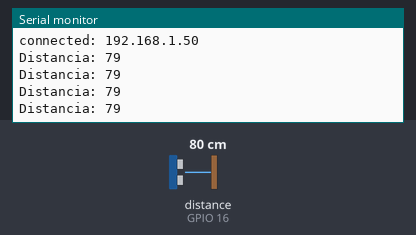
The sketch below on a simulated ESP8266 (NodeMCU). Shown: the last lines printed to the serial monitor. Wiring (inferred from the names in the program): ultrasonic range finder: trigger GPIO 5; echo GPIO 16. Inputs (shaded band) come from the test bench; at power-on: distance to the obstacle (sensor on GPIO 16) 80 cm. The echo pulse lasts 58.3 µs per cm; WiFi joins after 1.5 s; servers stay silent unless stated.

Above: at 2.7 s.
2.8 s: distance to the obstacle (sensor on GPIO 16) set to 2 cm
At 3.47 s:
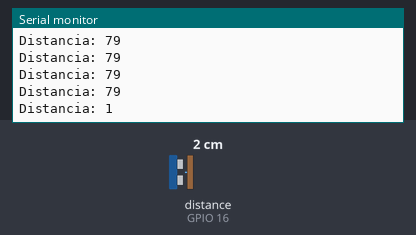
4.3 s: distance to the obstacle (sensor on GPIO 16) set to 4 cm
At 4.47 s:
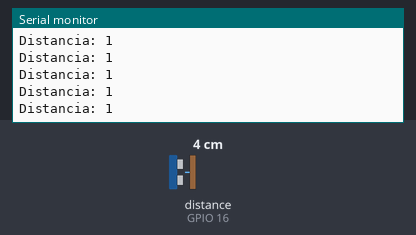
Timing chart, 0 to 7.3 s (numbered marks = the images above; inputs shaded):
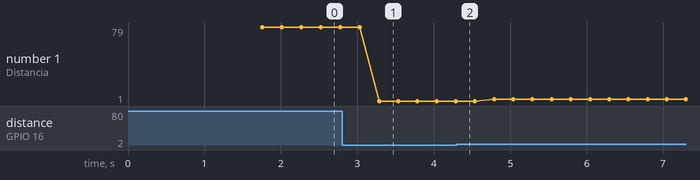

The sketch:

ESP8266.ino
```cpp
#include <ArduinoJson.h>
#include <ESP8266WiFi.h>
#include <FirebaseArduino.h>

// Conexiones.
#define FIREBASE_HOST "smart-trahs.firebaseio.com"
#define FIREBASE_AUTH "cpeSboixPct7MnZofW3gu2OismxlGUyJuKxq9Vem"
#define WIFI_SSID "MICROMERCADO.FAMILIAR"
#define WIFI_PASSWORD "14152969"

//Prueba optica
//# define sensor A0

//Metal
#define Pecho 16
#define Ptrig 5
long duracion;
int distancia;

void setup() {
  Serial.begin(9600);

  // connect to wifi.
  WiFi.begin(WIFI_SSID, WIFI_PASSWORD);
  Serial.print("connecting");
  while (WiFi.status() != WL_CONNECTED) {
    Serial.print(".");
    delay(500);
  }
  Serial.println();
  Serial.print("connected: ");
  Serial.println(WiFi.localIP());

  Firebase.begin(FIREBASE_HOST, FIREBASE_AUTH);

  pinMode(Pecho,INPUT);
  pinMode(Ptrig,OUTPUT);

  //pinMode(sensor,INPUT);
}

int n = 0;

void loop() {

  //int value = 0;
  //value = analogRead(sensor);
  /*Firebase.setInt("prueba",  value);
  // handle error
  if (Firebase.failed()) {
      Serial.print("setting /prueba failed:");
      Serial.println(Firebase.error());
      return;
  }
  delay(100);

  Serial.print("Distancia: ");
  Serial.println(value);*/

  digitalWrite(Ptrig, LOW); //para generar un pulso limpio ponemos a LOW 4us
  delayMicroseconds(4);
  digitalWrite(Ptrig, HIGH); //generamos Trigger (disparo) de 10us
  delayMicroseconds(10);
  digitalWrite(Ptrig, LOW);

  duracion = pulseIn(Pecho, HIGH); //medimos el tiempo entre pulsos, en microsegundos

  distancia = duracion *0.017; //convertimos a distancia, en cm

  Firebase.setInt("nivelestrash/metal", distancia);
  // handle error
  if (Firebase.failed()) {
      Serial.print("setting /metal failed:");
      Serial.println(Firebase.error());
      return;
  }
  delay(100);

  Serial.print("Distancia: ");
  Serial.println(distancia);


  /*String prueba = Firebase.pushInt("distancia", n++);
  if (Firebase.failed()) {
      Serial.print("pushing /distancia failed:");
      Serial.println(Firebase.error());
      return;
  }*/
  /*// set value
  Firebase.setInt("number", 42);
  // handle error
  if (Firebase.failed()) {
      Serial.print("setting /number failed:");
      Serial.println(Firebase.error());
      return;
  }
  delay(1000);

  // update value
  Firebase.setInt("number", 43);
  // handle error
  if (Firebase.failed()) {
      Serial.print("setting /number failed:");
      Serial.println(Firebase.error());
      return;
  }
  delay(1000);

  // get value
  Serial.print("number: ");
  Serial.println(Firebase.getInt("number"));
  delay(1000);

  // remove value
  Firebase.remove("number");
  delay(1000);

  // set string value
  Firebase.setString("message", "hello world");
  // handle error
  if (Firebase.failed()) {
      Serial.print("setting /message failed:");
      Serial.println(Firebase.error());
      return;
  }
  delay(1000);

  // set bool value
  Firebase.setBool("truth", false);
  // handle error
  if (Firebase.failed()) {
      Serial.print("setting /truth failed:");
      Serial.println(Firebase.error());
      return;
  }
  delay(1000);

  // append a new value to /logs
  String name = Firebase.pushInt("Prueba", n++);
  // handle error
  if (Firebase.failed()) {
      Serial.print("pushing /Prueba failed:");
      Serial.println(Firebase.error());
      return;
  }*/
  /*Serial.print("pushed: /prueba/");
  Serial.println(prueba);
  delay(1000);*/
}
```

Measured:
- after the input at 2.8 s, the serial monitor: prints a new line after 0.49 s (image 1)
- plotted number 1: 79 → 1 after the input at 2.8 s, 1 → 3 after the input at 4.3 s
